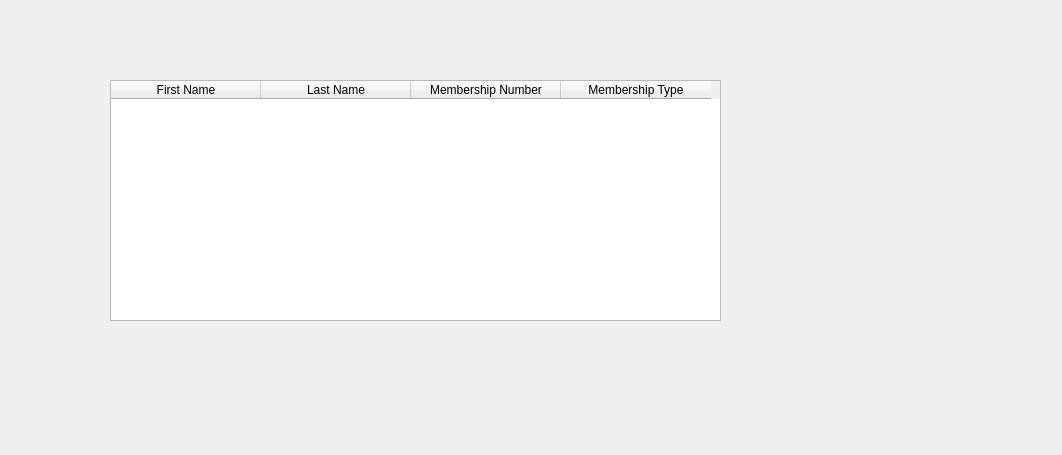
<?xml version="1.0" encoding="UTF-8"?>
<ui version="4.0">
 <class>memberSearch</class>
 <widget class="QDialog" name="memberSearch">
  <property name="geometry">
   <rect>
    <x>0</x>
    <y>0</y>
    <width>1062</width>
    <height>455</height>
   </rect>
  </property>
  <property name="windowTitle">
   <string>Dialog</string>
  </property>
  <widget class="QTableWidget" name="tableWidget">
   <property name="geometry">
    <rect>
     <x>110</x>
     <y>80</y>
     <width>611</width>
     <height>241</height>
    </rect>
   </property>
   <attribute name="horizontalHeaderDefaultSectionSize">
    <number>150</number>
   </attribute>
   <column>
    <property name="text">
     <string>First Name</string>
    </property>
   </column>
   <column>
    <property name="text">
     <string>Last Name</string>
    </property>
   </column>
   <column>
    <property name="text">
     <string>Membership Number</string>
    </property>
   </column>
   <column>
    <property name="text">
     <string>Membership Type</string>
    </property>
   </column>
  </widget>
 </widget>
 <resources/>
 <connections/>
</ui>
